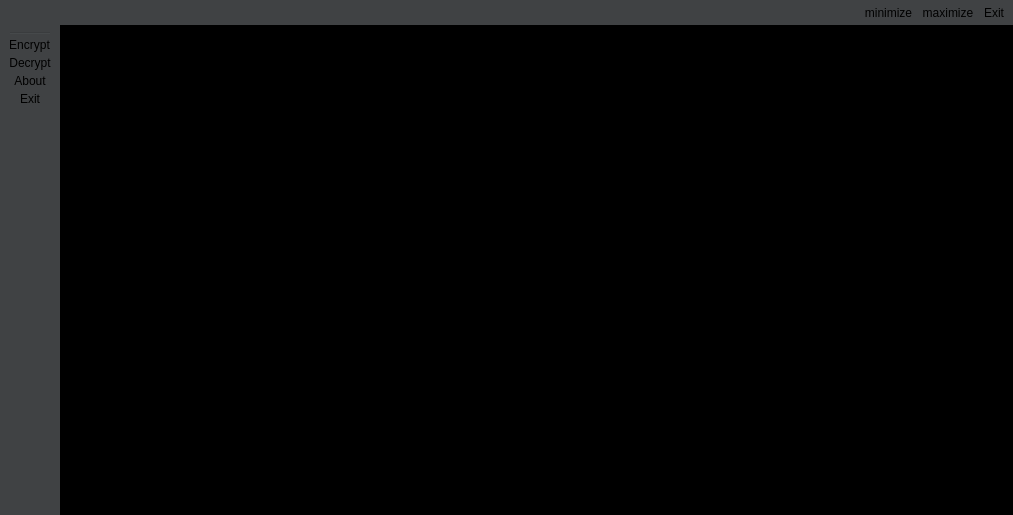
<?xml version="1.0" encoding="UTF-8"?>
<ui version="4.0">
 <class>DecryptWin</class>
 <widget class="QMainWindow" name="DecryptWin">
  <property name="geometry">
   <rect>
    <x>0</x>
    <y>0</y>
    <width>1013</width>
    <height>515</height>
   </rect>
  </property>
  <property name="windowTitle">
   <string>Encryption Program</string>
  </property>
  <property name="styleSheet">
   <string notr="true">background-color:black</string>
  </property>
  <widget class="QWidget" name="centralWidget"/>
  <widget class="QMenuBar" name="menuBar">
   <property name="geometry">
    <rect>
     <x>0</x>
     <y>0</y>
     <width>1013</width>
     <height>26</height>
    </rect>
   </property>
  </widget>
  <widget class="QToolBar" name="toolBar_2">
   <property name="sizePolicy">
    <sizepolicy hsizetype="Fixed" vsizetype="Preferred">
     <horstretch>0</horstretch>
     <verstretch>0</verstretch>
    </sizepolicy>
   </property>
   <property name="windowTitle">
    <string>toolBar_2</string>
   </property>
   <property name="layoutDirection">
    <enum>Qt::LeftToRight</enum>
   </property>
   <property name="styleSheet">
    <string notr="true">background-color:#404244; border:1</string>
   </property>
   <property name="movable">
    <bool>false</bool>
   </property>
   <property name="iconSize">
    <size>
     <width>80</width>
     <height>80</height>
    </size>
   </property>
   <attribute name="toolBarArea">
    <enum>LeftToolBarArea</enum>
   </attribute>
   <attribute name="toolBarBreak">
    <bool>false</bool>
   </attribute>
   <addaction name="separator"/>
   <addaction name="actionEncrypt"/>
   <addaction name="actionDecrypt"/>
   <addaction name="actionAbout"/>
   <addaction name="actionExit"/>
  </widget>
  <widget class="my_qtoolbar" name="toolBar">
   <property name="windowTitle">
    <string>toolBar</string>
   </property>
   <property name="layoutDirection">
    <enum>Qt::RightToLeft</enum>
   </property>
   <property name="styleSheet">
    <string notr="true">background-color:#404244; border:1</string>
   </property>
   <property name="movable">
    <bool>false</bool>
   </property>
   <attribute name="toolBarArea">
    <enum>TopToolBarArea</enum>
   </attribute>
   <attribute name="toolBarBreak">
    <bool>false</bool>
   </attribute>
   <addaction name="actionExit"/>
   <addaction name="actionmaximize"/>
   <addaction name="actionminimize"/>
  </widget>
  <action name="actionEncrypt">
   <property name="icon">
    <iconset resource="resources.qrc">
     <normaloff>:/rsc/resources/encryption.png</normaloff>:/rsc/resources/encryption.png</iconset>
   </property>
   <property name="text">
    <string>Encrypt</string>
   </property>
  </action>
  <action name="actionDecrypt">
   <property name="icon">
    <iconset resource="resources.qrc">
     <normaloff>:/rsc/resources/decryption.png</normaloff>:/rsc/resources/decryption.png</iconset>
   </property>
   <property name="text">
    <string>Decrypt</string>
   </property>
  </action>
  <action name="actionAbout">
   <property name="icon">
    <iconset resource="resources.qrc">
     <normaloff>:/rsc/resources/info.png</normaloff>:/rsc/resources/info.png</iconset>
   </property>
   <property name="text">
    <string>About</string>
   </property>
  </action>
  <action name="actionExit">
   <property name="icon">
    <iconset resource="resources.qrc">
     <normaloff>:/rsc/resources/quit.png</normaloff>:/rsc/resources/quit.png</iconset>
   </property>
   <property name="text">
    <string>Exit</string>
   </property>
   <property name="visible">
    <bool>true</bool>
   </property>
  </action>
  <action name="actionminimize">
   <property name="icon">
    <iconset resource="resources.qrc">
     <normaloff>:/rsc/resources/minimize.png</normaloff>:/rsc/resources/minimize.png</iconset>
   </property>
   <property name="text">
    <string>minimize</string>
   </property>
  </action>
  <action name="actionmaximize">
   <property name="icon">
    <iconset resource="resources.qrc">
     <normaloff>:/rsc/resources/maximize.png</normaloff>:/rsc/resources/maximize.png</iconset>
   </property>
   <property name="text">
    <string>maximize</string>
   </property>
  </action>
 </widget>
 <layoutdefault spacing="6" margin="11"/>
 <customwidgets>
  <customwidget>
   <class>my_qtoolbar</class>
   <extends>QToolBar</extends>
   <header>my_qtoolbar.h</header>
  </customwidget>
 </customwidgets>
 <resources>
  <include location="resources.qrc"/>
 </resources>
 <connections/>
</ui>
